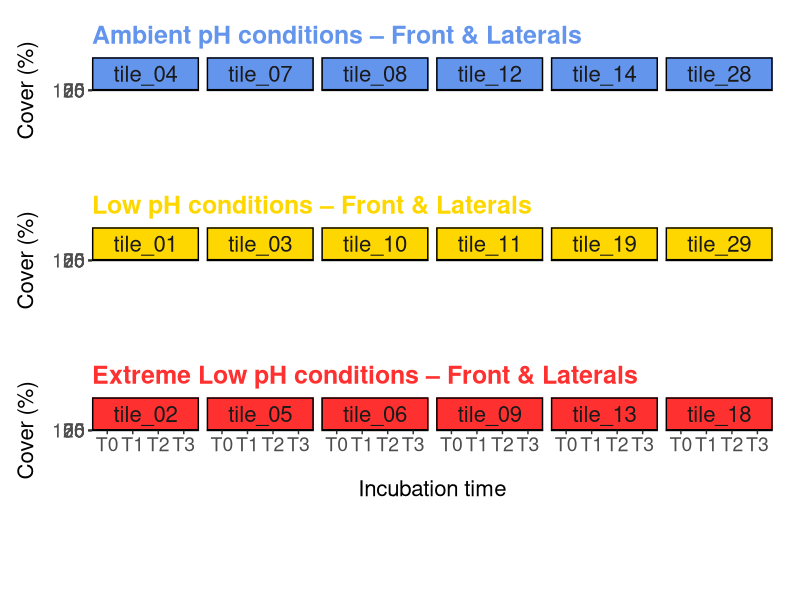
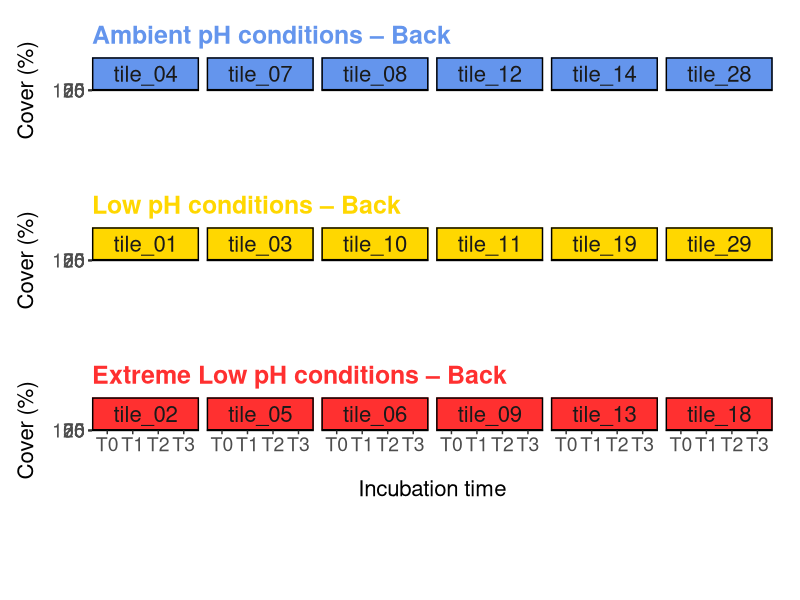
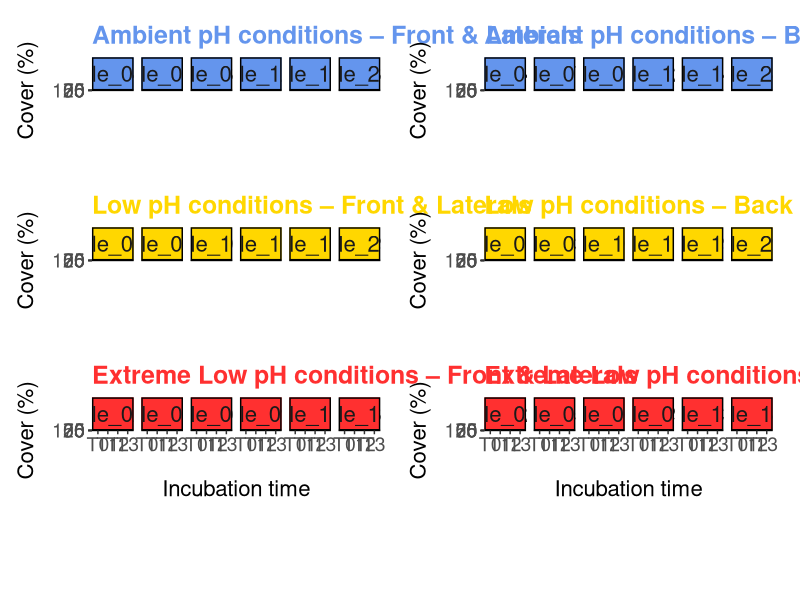

Write R code to recreate these figures, in order.
options(cores = 4, warn = -1) ; library(tidyverse) ; library(patchwork) ; library(readxl)
`%notin%` = Negate(`%in%`)

# Get the names of all sheets in the Excel file
sheet_names <- excel_sheets("Data/7. Covers/20230725_tiles_species_visual_census_25subquadrats.xlsx")

# With corrected names
corrected_names <- read_excel("Data/7. Covers/corrected_names.xlsx") 

# Read each sheet into a separate dataset and rename it
datasets <- lapply(sheet_names, function(sheet) {
  read_excel("Data/7. Covers/20230725_tiles_species_visual_census_25subquadrats.xlsx", sheet = sheet)})

# Define the taxonomic group
table(corrected_names$taxonomy)

# Total cover for each tile Light
Tile_cover_T0 = vector("list", 18) ; Tile_cover_T1 = vector("list", 18) 
Tile_cover_T2 = vector("list", 18) ; Tile_cover_T3 = vector("list", 18) ; Tile_cover = vector("list", 18)
for (i in 1:18) {
Tile_cover_T0[[i]] <- datasets[[i]] %>% column_to_rownames("Species") %>% select(matches("_t0_"), -matches("_back_")) %>%
  rowSums(na.rm = T) %>% data.frame() %>% rename("T0" = ".") %>% mutate(T0 = ((T0/45*100) / sum(T0/45*100)) * 100)
Tile_cover_T1[[i]] <- datasets[[i]] %>% column_to_rownames("Species") %>% select(matches("_t1_"), -matches("_back_")) %>%
  rowSums(na.rm = T) %>% data.frame() %>% rename("T1" = ".") %>% mutate(T1 = ((T1/45*100) / sum(T1/45*100)) * 100)
Tile_cover_T2[[i]] <- datasets[[i]] %>% column_to_rownames("Species") %>% select(matches("_t2_"), -matches("_back_")) %>%
  rowSums(na.rm = T) %>% data.frame() %>% rename("T2" = ".") %>% mutate(T2 = ((T2/45*100) / sum(T2/45*100)) * 100)
Tile_cover_T3[[i]] <- datasets[[i]] %>% column_to_rownames("Species") %>% select(matches("_t3_"), -matches("_back_")) %>%
  rowSums(na.rm = T) %>% data.frame() %>% rename("T3" = ".") %>% mutate(T3 = ((T3/45*100) / sum(T3/45*100)) * 100)
Tile_cover[[i]] <- bind_cols(Tile_cover_T0[[i]], Tile_cover_T1[[i]], Tile_cover_T2[[i]], Tile_cover_T3[[i]]) %>%
  data.frame() %>% filter(T0 != 0 | T1 != 0 | T2 != 0 | T3 != 0) %>% rownames_to_column(., var = "Species")
Tile_cover[[i]] <- data.frame(Species = rep(Tile_cover[[i]]$Species, 4),
                              Tile    = rep(sheet_names[i], length(Tile_cover[[i]]$Species)*4),
                              Time    = c(rep("T0", length(Tile_cover[[i]]$Species)), rep("T1", length(Tile_cover[[i]]$Species)), 
                                          rep("T2", length(Tile_cover[[i]]$Species)), rep("T3", length(Tile_cover[[i]]$Species))),
                              Cover   = c(Tile_cover[[i]]$T0, Tile_cover[[i]]$T1, Tile_cover[[i]]$T2, Tile_cover[[i]]$T3)) }
Tile_cover = bind_rows(Tile_cover)

# Total number of species observed
length(unique(Tile_cover$Species))

# We will add a new information with the Zone
Zone_pH    <- data_frame(Tile = sheet_names, pH = c(rep("ELOW", 6), rep("LOW", 6), rep("AMB", 6)))
Tile_cover <- Tile_cover %>% left_join(Zone_pH) %>% left_join(corrected_names) %>% select(-Species) %>% rename(Species = species_new)

# Total number of species within a functional group
data_col = cbind(Tile_cover %>% group_by(functional.group, Species) %>% summarise(n = n()), Color = 
                   rep(NA, 40))
Tile_cover <- Tile_cover %>% left_join(data_col)
Tile_cover$Species[Tile_cover$Species %in% c("Schizobrachiella sanguinea dead", "Perforatus perforatus dead", "tile")] = "non-alive"
data_col$Species[data_col$Species %in% c("Schizobrachiella sanguinea dead", "Perforatus perforatus dead", "tile")] = "non-alive"
data_col$functional.group[data_col$Species == "non-alive"] = "non-alive"
data_col = data_col %>% distinct(functional.group, Species, Color)
Tile_cover$Species <- factor(Tile_cover$Species, levels = data_col$Species)
Tile_cover$pH <- factor(Tile_cover$pH, levels = c("ELOW", "LOW", "AMB"))

Species_order <- c("non-alive", "Turf", "Perforatus perforatus", "Cystodytes dellechiajei", "Didemnum maculosum",
                   "Clathrina clathrus", "Patinella radiata", "Reptadeonella violacea", "Schizobrachiella sanguinea",
                   "Schizoporella dunkeri", "Botryllus sp.", "Phorbas topsenti", "Pseudolithoderma adriaticum", "Hildenbrandia crouaniorum",
                   "Peyssonnelia squamaria", "Serpulids", "Jania rubens", "CCA", "Hydroliton farinosum", "Corallina officinalis",
                   "Terpios fugax", "Cacospongia mollior", "Valonia utricularis", "Halopteris scoparia", "Halopteris filicina",
                   "Flabellia petiolata", "Dictyota sp.", "Cladophora sp.", "Bryopsis sp.", "Anadyomene stellata", "Parvocaulis parvulus",
                   "Acetabularia acetabulum", "Padina pavonica", "Leucandra gossei", "Celleporina caminata", "Reteporella grimaldii",
                   "Ostrea sp.", "Crambe crambe")
color_order   <- c("#ffffff", "#99cc99", "#cccccc", "#f2d6ae", "#e5b060", "#dc9428", "#cc8720", "#be7e1e", "#9a6618", "#855815",
                   "#5b3c0e", "#663333", "#98240a", "#d5320e", "#ef431d", "#f58f79", "#cc9999", "#ffcccc", "#ff88d7", "#dc0092",
                   "#CC0066", "#41087a", "#003333", "#142b05", "#183206", "#1f4008", "#29560b", "#37730f", "#418812", "#4fa516", 
                   "#5dc219", "#98f02c", "#ccf797", "#ffffcc", "#ffff99", "#ffcc00", "#efb116", "#ffac47")
x_order       <- rep(seq(1, 10, 1), 4)[-tail(which(rep(seq(1, 10, 1), 4) %in% c(9, 10)), 2)] * 6
y_order       <- rep(seq(-1, -4, -1), each = 10)[-tail(which(rep(seq(-1, -4, -1), each = 10) == -4), 2)] * 1

data_col = data.frame(Species = Species_order, Color = color_order, x_order, y_order)
data_col$Species   <- factor(data_col$Species, levels = Species_order)
Tile_cover$Species <- factor(Tile_cover$Species, levels = Species_order)

##### Plot
### Let's start with ELOW
Tile_cover_ELOW  <- Tile_cover %>% dplyr::filter(pH == "ELOW") %>% 
  group_by(Species, Time, Tile) %>% summarise(Cover = sum(Cover)) 
Transplants_ELOW <- Tile_cover_ELOW %>% 
  ggplot(aes(x = factor(Time, levels = c("T0", "T1", "T2", "T3")), y = Cover, fill = Species)) +
  geom_col(position = "stack", color = "black", show.legend = F) +
  labs(x = "Incubation time", y = "Cover (%)", color = "Species") +
  facet_wrap(~ Tile, ncol = 6) + theme_classic() +
  scale_fill_manual(values = data_col$Color[data_col$Species %in% unique(Tile_cover_ELOW$Species)]) +
  ggtitle("Extreme Low pH conditions – Front & Laterals") +
  theme(panel.border = element_rect(colour = "black", fill = NA, linewidth = 1),
        plot.title = element_text(size = 18, color = "firebrick1", face = "bold"),
        panel.grid = element_line(colour = NA),
        axis.text.x = element_text(size = 14),
        axis.text.y = element_text(size = 14),
        axis.title.x = element_text(size = 16, vjust = -3),
        axis.title.y = element_text(size = 16, vjust = 3),
        legend.text = element_text(size = 14),
        legend.title = element_text(size = 16),
        strip.text = element_text(size = 16),
        strip.background = element_rect(colour = "black", fill = "firebrick1"),
        plot.margin = unit(c(.5, .5, .5, .5), "cm"))

### We continue with LOW
Tile_cover_LOW  <- Tile_cover %>% dplyr::filter(pH == "LOW")
Transplants_LOW <- Tile_cover_LOW %>% 
  ggplot(aes(x = factor(Time, levels = c("T0", "T1", "T2", "T3")), y = Cover, fill = Species)) +
  geom_col(position = "stack", color = "black", show.legend = F) +
  scale_x_discrete(labels = c("", "", "", "")) +
  labs(x = "", y = "Cover (%)", color = "Species") +
  facet_wrap(~ Tile, ncol = 6) + theme_classic() +
  scale_fill_manual(values = data_col$Color[data_col$Species %in% unique(Tile_cover_LOW$Species)]) +
  ggtitle("Low pH conditions – Front & Laterals") +
  theme(panel.border = element_rect(colour = "black", fill = NA, linewidth = 1),
        plot.title = element_text(size = 18, color = "gold", face = "bold"),
        axis.ticks.x = element_blank(),
        panel.grid = element_line(colour = NA),
        axis.text.x = element_text(size = 14),
        axis.text.y = element_text(size = 14),
        axis.title.x = element_text(size = 16, vjust = -3),
        axis.title.y = element_text(size = 16, vjust = 3),
        legend.text = element_text(size = 14),
        legend.title = element_text(size = 16),
        strip.text = element_text(size = 16),
        strip.background = element_rect(colour = "black", fill = "gold"),
        plot.margin = unit(c(.5, .5, .5, .5), "cm"))

### We finish with AMB
Tile_cover_AMB  <- Tile_cover %>% dplyr::filter(pH == "AMB")
Transplants_AMB <- Tile_cover_AMB %>% 
  ggplot(aes(x = factor(Time, levels = c("T0", "T1", "T2", "T3")), y = Cover, fill = Species)) +
  geom_col(position = "stack", color = "black", show.legend = F) +
  scale_x_discrete(labels = c("", "", "", "")) +
  labs(x = "", y = "Cover (%)", color = "Species") +
  facet_wrap(~ Tile, ncol = 6) + theme_classic() +
  scale_fill_manual(values = data_col$Color[data_col$Species %in% unique(Tile_cover_AMB$Species)]) +
  ggtitle("Ambient pH conditions – Front & Laterals") +
  theme(panel.border = element_rect(colour = "black", fill = NA, linewidth = 1),
        plot.title = element_text(size = 18, color = "cornflowerblue", face = "bold"),
        panel.grid = element_line(colour = NA),
        axis.ticks.x = element_blank(),
        axis.text.x = element_text(size = 14),
        axis.text.y = element_text(size = 14),
        axis.title.x = element_text(size = 16, vjust = -3),
        axis.title.y = element_text(size = 16, vjust = 3),
        legend.text = element_text(size = 14),
        legend.title = element_text(size = 16),
        strip.text = element_text(size = 16),
        strip.background = element_rect(colour = "black", fill = "cornflowerblue"),
        plot.margin = unit(c(.5, .5, .5, .5), "cm"))

Legend_Light <- data_col %>% mutate(Species_lab = str_replace(Species_order, "\\s(?!sp)", "\n")) %>% 
  ggplot(aes(x = x_order, y = y_order, fill = Species, label = Species_lab)) + 
  geom_label(show.legend = F, hjust = 0,
             color = c(rep("black", 9), rep("white", 5), rep("black", 7), rep("white", 7), rep("black", 10))) +
  scale_x_continuous(name = "", labels = rep("", 6), breaks = seq(10, 60, 10), limits = c(6, 63)) +  
  scale_y_continuous(name = "", labels = rep("", 6), limits = c(-4.5, -0.5)) +
  scale_fill_manual(values = color_order) + 
  theme(panel.border = element_blank(),
        panel.background = element_rect(fill = "white"),
        panel.grid = element_line(colour = NA),
        axis.ticks = element_blank(),
        strip.text = element_text(size = 16),
        plot.margin = unit(c(.5, .5, .5, .5), "cm"))

(Light_Cover <- Transplants_AMB + plot_spacer() + Transplants_LOW + plot_spacer() + Transplants_ELOW + 
    plot_spacer() + Legend_Light + 
    plot_layout(guides = "collect", heights = c(30, -7.5, 30, -7.5, 30, -1, 30)))
  
# Total cover for each tile Light
Tile_cover_T0 = vector("list", 18) ; Tile_cover_T1 = vector("list", 18) 
Tile_cover_T2 = vector("list", 18) ; Tile_cover_T3 = vector("list", 18) ; Tile_cover = vector("list", 18)
for (i in 1:18) {
  Tile_cover_T0[[i]] <- datasets[[i]] %>% column_to_rownames("Species") %>% select(matches("_back_t0_")) %>%
    rowSums(na.rm = T) %>% data.frame() %>% rename("T0" = ".") %>% mutate(T0 = ((T0/25*100) / sum(T0/25*100)) * 100)
  Tile_cover_T1[[i]] <- datasets[[i]] %>% column_to_rownames("Species") %>% select(matches("_back_t1_")) %>%
    rowSums(na.rm = T) %>% data.frame() %>% rename("T1" = ".") %>% mutate(T1 = ((T1/25*100) / sum(T1/25*100)) * 100)
  Tile_cover_T2[[i]] <- datasets[[i]] %>% column_to_rownames("Species") %>% select(matches("_back_t2_")) %>%
    rowSums(na.rm = T) %>% data.frame() %>% rename("T2" = ".") %>% mutate(T2 = ((T2/25*100) / sum(T2/25*100)) * 100)
  Tile_cover_T3[[i]] <- datasets[[i]] %>% column_to_rownames("Species") %>% select(matches("_back_t3_")) %>%
    rowSums(na.rm = T) %>% data.frame() %>% rename("T3" = ".") %>% mutate(T3 = ((T3/25*100) / sum(T3/25*100)) * 100)
  Tile_cover[[i]] <- bind_cols(Tile_cover_T0[[i]], Tile_cover_T1[[i]], Tile_cover_T2[[i]], Tile_cover_T3[[i]]) %>%
    data.frame() %>% filter(T0 != 0 | T1 != 0 | T2 != 0 | T3 != 0) %>% rownames_to_column(., var = "Species")
  Tile_cover[[i]] <- data.frame(Species = rep(Tile_cover[[i]]$Species, 4),
                                Tile    = rep(sheet_names[i], length(Tile_cover[[i]]$Species)*4),
                                Time    = c(rep("T0", length(Tile_cover[[i]]$Species)), rep("T1", length(Tile_cover[[i]]$Species)), 
                                            rep("T2", length(Tile_cover[[i]]$Species)), rep("T3", length(Tile_cover[[i]]$Species))),
                                Cover   = c(Tile_cover[[i]]$T0, Tile_cover[[i]]$T1, Tile_cover[[i]]$T2, Tile_cover[[i]]$T3)) }
Tile_cover = bind_rows(Tile_cover) %>% left_join(Zone_pH) %>% left_join(corrected_names) %>% select(-Species) %>% rename(Species = species_new)

# Total number of species observed
length(unique(Tile_cover$Species))

# We will add a new information with the Zone
Zone_pH    <- data_frame(Tile = sheet_names, pH = c(rep("ELOW", 6), rep("LOW", 6), rep("AMB", 6)))
Tile_cover <- Tile_cover %>% left_join(Zone_pH) 

# Total number of species within a functional group
data_col = cbind(Tile_cover %>% group_by(functional.group, Species) %>% summarise(n = n()), Color = 
                   rep(NA, 39))
Tile_cover <- Tile_cover %>% left_join(data_col)
Tile_cover$Species[grepl("dead|tile", Tile_cover$Species)] <- "non-alive"
data_col$Species[grepl("dead|tile", data_col$Species)] <- "non-alive"
data_col$functional.group[data_col$Species == "non-alive"] = "non-alive"
data_col = data_col %>% distinct(functional.group, Species, Color)
Tile_cover$pH <- factor(Tile_cover$pH, levels = c("ELOW", "LOW", "AMB"))

data_col = data_col %>% left_join(Legend_Light$data, by = "Species") %>% 
  select(functional.group, Species, Color.y) %>% rename(Color = Color.y)

Species_order <- c("non-alive", "Turf", "Lima lima", "Perforatus perforatus", "Cystodytes dellechiajei", "Didemnum cf. coriaceum", 
                   "Didemnum maculosum", "Didemnum sp.", "Clathrina clathrus", "Patinella radiata", "Schizobrachiella sanguinea",
                   "Schizoporella dunkeri", "Botryllus sp.", "Phorbas topsenti", "Pseudolithoderma adriaticum", 
                   "Hildenbrandia crouaniorum", "Peyssonnelia squamaria", "Serpulids", "CCA", "Terpios fugax", "Bugula neritina", 
                   "Oscarella lobularis", "Diplosoma spongiforme", "Cacospongia mollior", "Haliclona sp.", "Valonia utricularis", 
                   "Flabellia petiolata", "Dictyota sp.", "Anadyomene stellata", "Ascidia conchilega", "Celleporina caminata", 
                   "Puellina radiata", "Merlia sp.", "Crambe crambe", "Encrusting bryozoan", "Corticium candelabrum")
color_order   <- c("#ffffff", "#99cc99", "#aaaccc", "#cccccc", "#f2d6ae", "#e5b090", "#e5b060", "#ce9e56", "#dc9428", "#cc8720", 
                   "#9a6618", "#855815", "#5b3c0e", "#663333", "#98240a", "#d5320e", "#ef431d", "#f58f79", "#ffcccc", "#CC0066", 
                   "#c27ba0", "#8e7cc3", "#674ea7", "#41087a", "#0b5394", "#003333", "#1f4008", "#29560b", "#4fa516", "#e1ecdd", 
                   "#ffff99", "#f7f767", "#ecc03b", "#ffac47", "#f2842c", "#c2680a")

x_order       <- rep(seq(1, 10, 1), 4)[-tail(which(rep(seq(1, 10, 1), 4) %in% c(7, 8, 9, 10)), 4)] * 6
y_order       <- rep(seq(-1, -4, -1), each = 10)[-tail(which(rep(seq(-1, -4, -1), each = 10) == -4), 4)] * 1

data_col = data.frame(Species = Species_order, Color = color_order, x_order, y_order)
data_col$Species   <- factor(data_col$Species, levels = Species_order)
Tile_cover$Species <- factor(Tile_cover$Species, levels = Species_order)

##### Plot
### Let's start with ELOW
Tile_cover_ELOW  <- Tile_cover %>% dplyr::filter(pH == "ELOW") %>% 
  group_by(Species, Time, Tile) %>% summarise(Cover = sum(Cover)) 
Transplants_ELOW_2 <- Tile_cover_ELOW %>% 
  ggplot(aes(x = factor(Time, levels = c("T0", "T1", "T2", "T3")), y = Cover, fill = Species)) +
  geom_col(position = "stack", color = "black", show.legend = F) +
  labs(x = "Incubation time", y = "Cover (%)", color = "Species") +
  facet_wrap(~ Tile, ncol = 6) + theme_classic() +
  scale_fill_manual(values = data_col$Color[data_col$Species %in% unique(Tile_cover_ELOW$Species)]) +
  ggtitle("Extreme Low pH conditions – Back") +
  theme(panel.border = element_rect(colour = "black", fill = NA, linewidth = 1),
        panel.background = element_rect(fill = "gray20"),
        plot.title = element_text(size = 18, color = "firebrick1", face = "bold"),
        panel.grid = element_line(colour = NA),
        axis.text.x = element_text(size = 14),
        axis.text.y = element_text(size = 14),
        axis.title.x = element_text(size = 16, vjust = -3),
        axis.title.y = element_text(size = 16, vjust = 3),
        legend.text = element_text(size = 14),
        legend.title = element_text(size = 16),
        strip.text = element_text(size = 16),
        strip.background = element_rect(colour = "black", fill = "firebrick1"),
        plot.margin = unit(c(.5, .5, .5, .5), "cm"))

### We continue with LOW
Tile_cover_LOW  <- Tile_cover %>% dplyr::filter(pH == "LOW") %>% 
  group_by(Species, Time, Tile) %>% summarise(Cover = sum(Cover)) 
Transplants_LOW_2 <- Tile_cover_LOW %>% 
  ggplot(aes(x = factor(Time, levels = c("T0", "T1", "T2", "T3")), y = Cover, fill = Species)) +
  geom_col(position = "stack", color = "black", show.legend = F) +
  scale_x_discrete(labels = c("", "", "", "")) +
  labs(x = "", y = "Cover (%)", color = "Species") +
  facet_wrap(~ Tile, ncol = 6) + theme_classic() +
  scale_fill_manual(values = data_col$Color[data_col$Species %in% unique(Tile_cover_LOW$Species)]) +
  ggtitle("Low pH conditions – Back") +
  theme(panel.border = element_rect(colour = "black", fill = NA, linewidth = 1),
        panel.background = element_rect(fill = "gray20"),
        plot.title = element_text(size = 18, color = "gold", face = "bold"),
        axis.ticks.x = element_blank(),
        panel.grid = element_line(colour = NA),
        axis.text.x = element_text(size = 14),
        axis.text.y = element_text(size = 14),
        axis.title.x = element_text(size = 16, vjust = -3),
        axis.title.y = element_text(size = 16, vjust = 3),
        legend.text = element_text(size = 14),
        legend.title = element_text(size = 16),
        strip.text = element_text(size = 16),
        strip.background = element_rect(colour = "black", fill = "gold"),
        plot.margin = unit(c(.5, .5, .5, .5), "cm"))

### We finish with AMB
Tile_cover_AMB  <- Tile_cover %>% dplyr::filter(pH == "AMB") %>% 
  group_by(Species, Time, Tile) %>% summarise(Cover = sum(Cover)) 
Transplants_AMB_2 <- Tile_cover_AMB %>% 
  ggplot(aes(x = factor(Time, levels = c("T0", "T1", "T2", "T3")), y = Cover, fill = Species)) +
  geom_col(position = "stack", color = "black", show.legend = F) +
  scale_x_discrete(labels = c("", "", "", "")) +
  labs(x = "", y = "Cover (%)", color = "Species") +
  facet_wrap(~ Tile, ncol = 6) + theme_classic() +
  scale_fill_manual(values = data_col$Color[data_col$Species %in% unique(Tile_cover_AMB$Species)]) +
  ggtitle("Ambient pH conditions – Back") +
  theme(panel.border = element_rect(colour = "black", fill = NA, linewidth = 1),
        panel.background = element_rect(fill = "gray20"),
        plot.title = element_text(size = 18, color = "cornflowerblue", face = "bold"),
        panel.grid = element_line(colour = NA),
        axis.ticks.x = element_blank(),
        axis.text.x = element_text(size = 14),
        axis.text.y = element_text(size = 14),
        axis.title.x = element_text(size = 16, vjust = -3),
        axis.title.y = element_text(size = 16, vjust = 3),
        legend.text = element_text(size = 14),
        legend.title = element_text(size = 16),
        strip.text = element_text(size = 16),
        strip.background = element_rect(colour = "black", fill = "cornflowerblue"),
        plot.margin = unit(c(.5, .5, .5, .5), "cm"))

data_col <- data_col %>% mutate(Species_lab = str_replace(Species_order, "\\s(?!sp.)", "\n"))
data_col$Species_lab[data_col$Species == "Diplosoma spongiforme"] = "Diplosoma\nspongiforme"
Legend_Dark <- data_col %>% 
  ggplot(aes(x = x_order, y = y_order, fill = Species, label = Species_lab)) + 
  geom_label(show.legend = F, hjust = 0, 
             color = c(rep("black", 11), rep("white", 5), rep("black", 7), rep("white", 5), rep("black", 8))) +
  scale_x_continuous(name = "", labels = rep("", 6), breaks = seq(10, 60, 10), limits = c(6, 63)) +  
  scale_y_continuous(name = "", labels = rep("", 6), limits = c(-4.5, -0.5)) +
  scale_fill_manual(values = color_order) + 
  theme(panel.border = element_blank(),
        panel.background = element_rect(fill = "white"),
        panel.grid = element_line(colour = NA),
        axis.ticks = element_blank(),
        strip.text = element_text(size = 16),
        plot.margin = unit(c(.5, .5, .5, .5), "cm"))

(Dark_Cover <- Transplants_AMB_2 + plot_spacer() + Transplants_LOW_2 + plot_spacer() + Transplants_ELOW_2 + 
    plot_spacer() + Legend_Dark + 
    plot_layout(guides = "collect", heights = c(30, -7.5, 30, -7.5, 30, -1, 30)))

Cover_tot <- Transplants_AMB + Transplants_AMB_2 + plot_spacer() + plot_spacer() +
  Transplants_LOW + Transplants_LOW_2 + plot_spacer() + plot_spacer() +
  Transplants_ELOW + Transplants_ELOW_2 + plot_spacer() + plot_spacer() +
  Legend_Light + Legend_Dark + plot_layout(heights = c(30, -7.5, 30, -7.5, 30, -1, 30), ncol = 2)

ggsave(Cover_tot, file = "Outputs/Figures/Cover/Cover_Transplants.jpg", width = 70, height = 35, units = "cm", dpi = 300)
